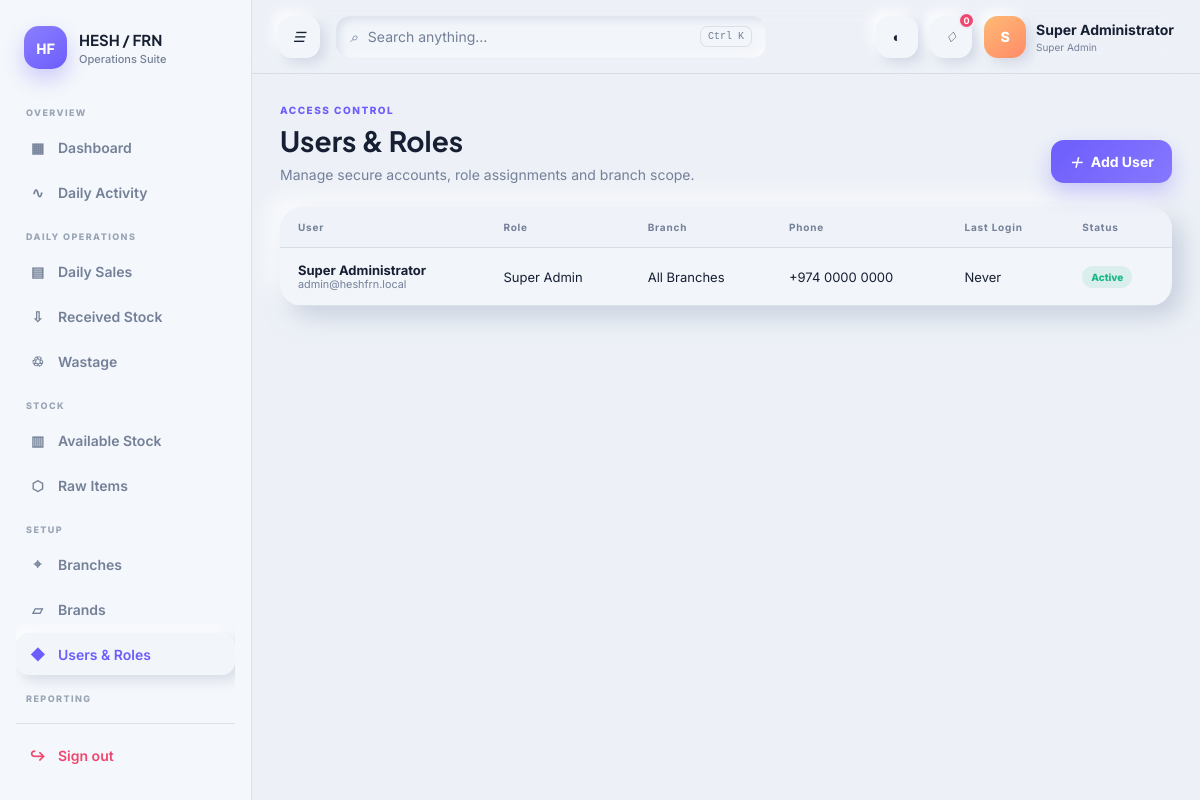
/users.php (signed in), run on the app's committed database.
### tables this page shows
CREATE TABLE users (id BIGINT UNSIGNED AUTO_INCREMENT PRIMARY KEY,role_id BIGINT UNSIGNED NOT NULL,branch_id BIGINT UNSIGNED NULL,name VARCHAR(120) NOT NULL,email VARCHAR(190) NOT NULL UNIQUE,phone VARCHAR(40),password_hash VARCHAR(255) NOT NULL,avatar VARCHAR(255),status ENUM('active','inactive','locked') DEFAULT 'active',force_password_change TINYINT(1) DEFAULT 1,last_login_at DATETIME NULL,created_at TIMESTAMP DEFAULT CURRENT_TIMESTAMP,updated_at TIMESTAMP DEFAULT CURRENT_TIMESTAMP ON UPDATE CURRENT_TIMESTAMP,deleted_at TIMESTAMP NULL,FOREIGN KEY(role_id) REFERENCES roles(id),FOREIGN KEY(branch_id) REFERENCES branches(id));

CREATE TABLE roles (id BIGINT UNSIGNED AUTO_INCREMENT PRIMARY KEY,name VARCHAR(80) NOT NULL,slug VARCHAR(80) NOT NULL UNIQUE,created_at TIMESTAMP DEFAULT CURRENT_TIMESTAMP);

### includes/functions.php (called while the page is built, shortened)
<?php
function e(mixed $value): string { return htmlspecialchars((string)$value, ENT_QUOTES, 'UTF-8'); }

### users.php (the view)
<?php require __DIR__.'/includes/bootstrap.php';require_permission('users.manage');require __DIR__.'/includes/layout.php';require __DIR__.'/includes/data.php';$create=($_GET['action']??'')==='create';if($_SERVER['REQUEST_METHOD']==='POST'){verify_csrf();$hash=password_hash($_POST['password'],PASSWORD_DEFAULT);$pdo->prepare('INSERT INTO users(role_id,branch_id,name,email,phone,password_hash,status,force_password_change) VALUES(?,?,?,?,?,?,"active",1)')->execute([(int)$_POST['role_id'],$_POST['branch_id']?:null,trim($_POST['name']),strtolower(trim($_POST['email'])),trim($_POST['phone']),$hash]);$id=(int)$pdo->lastInsertId();audit($pdo,'create','users',$id);flash('success','User account created. They must change their password after sign-in.');redirect('users.php');}render_header('Users','users');page_title('Users & Roles','ACCESS CONTROL','Manage secure accounts, role assignments and branch scope.',$create?'':'Add User',app_url('users.php?action=create'));if($create):$roles=options($pdo,'roles','name','1=1');$branches=options($pdo,'branches');?><article class="card form-card"><form method="post"><?=csrf_field()?><div class="form-grid"><label>Full Name<input name="name" required></label><label>Email<input type="email" name="email" required></label><label>Phone<input name="phone"></label><label>Temporary Password<input type="password" name="password" minlength="10" required></label><label>Role<select name="role_id"><?php foreach($roles as $x):?><option value="<?=$x['id']?>"><?=e($x['label'])?></option><?php endforeach;?></select></label><label>Branch Scope<select name="branch_id"><option value="">All branches</option><?php foreach($branches as $x):?><option value="<?=$x['id']?>"><?=e($x['label'])?></option><?php endforeach;?></select></label></div><div class="form-actions"><a class="btn" href="<?=app_url('users.php')?>">Cancel</a><button class="btn primary">Create Account</button></div></form></article><?php else:$rows=$pdo->query('SELECT u.*,r.name role,b.name branch FROM users u JOIN roles r ON r.id=u.role_id LEFT JOIN branches b ON b.id=u.branch_id WHERE u.deleted_at IS NULL ORDER BY u.id')->fetchAll();?><article class="card table-card"><div class="table-wrap"><table><thead><tr><th>User</th><th>Role</th><th>Branch</th><th>Phone</th><th>Last Login</th><th>Status</th></tr></thead><tbody><?php foreach($rows as $r):?><tr><td data-label="User"><b><?=e($r['name'])?></b><small style="display:block;color:var(--muted)"><?=e($r['email'])?></small></td><td data-label="Role"><?=e($r['role'])?></td><td data-label="Branch"><?=e($r['branch']??'All Branches')?></td><td data-label="Phone"><?=e($r['phone'])?></td><td data-label="Last Login"><?=$r['last_login_at']?date('d M Y H:i',strtotime($r['last_login_at'])):'Never'?></td><td data-label="Status"><span class="status"><?=e(ucfirst($r['status']))?></span></td></tr><?php endforeach;?></tbody></table></div></article><?php endif;render_footer('users');

### assets/css/app.css (style rules this page uses)
:root { --bg:#edf1f7;--surface:#f4f7fb;--card:#f2f5fa;--text:#172033;--muted:#738098;--line:rgba(100,116,139,.16);--primary:#6d5dfc;--primary-2:#8b7fff;--success:#17b783;--warning:#f59e0b;--danger:#ef476f;--blue:#2f80ed;--shadow:10px 10px 24px rgba(163,177,198,.52),-10px -10px 24px rgba(255,255,255,.92);--small-shadow:5px 5px 12px rgba(163,177,198,.38),-5px -5px 12px rgba(255,255,255,.9);--inset:inset 3px 3px 8px rgba(163,177,198,.34),inset -3px -3px 8px rgba(255,255,255,.9);--radius:22px;--sidebar:252px }
* { box-sizing:border-box }
html { background:var(--bg);scroll-behavior:smooth }
body { margin:0;background:var(--bg);color:var(--text);font-family:Inter,system-ui,sans-serif;font-size:14px }
.card { background:var(--card);border-radius:var(--radius);box-shadow:var(--shadow);padding:21px }
.table-card { overflow:hidden;padding:0 }
.table-wrap { overflow:auto }
table { width:100%;border-collapse:collapse }
th,td { padding:14px 18px;text-align:left;border-bottom:1px solid var(--line);white-space:nowrap }
th { font-size:10px;letter-spacing:.08em;color:var(--muted);background:color-mix(in srgb,var(--bg) 55%,transparent) }
td { font-size:13px }
.status { display:inline-flex;padding:5px 9px;border-radius:12px;font-size:10px;font-weight:800;background:rgba(23,183,131,.11);color:var(--success) }

### data on the page
users: name "Super Administrator", email "admin@heshfrn.local", role.name "Super Admin", branch "All Branches", phone "+974 0000 0000", shows "Never", status "Active"

### other printed values
$label "OVERVIEW"
$text "Dashboard"
$text "Daily Activity"
$label "DAILY OPERATIONS"
$text "Daily Sales"
$text "Received Stock"
$text "Wastage"
$label "STOCK"
$text "Available Stock"
$text "Raw Items"
$label "SETUP"
$text "Branches"
$text "Brands"
$text "Users & Roles"
$label "REPORTING"
